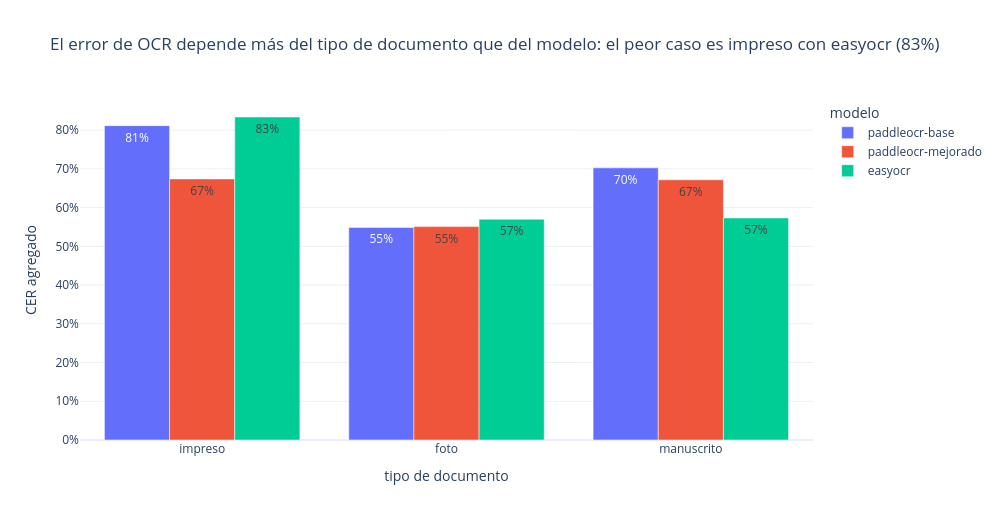

Notebook cell for this chart:
### Code cell
por_tipo = eval_ocr.groupby(["modelo", "tipo"], sort=False).apply(
    lambda g: t2.cer_corpus(eval_docs.set_index("id").loc[g["id"], "texto_referencia"], g["texto_hipotesis"])).rename("CER").reset_index()
peor = por_tipo.loc[por_tipo["CER"].idxmax()]
fig = px.bar(por_tipo, x="tipo", y="CER", color="modelo", barmode="group", text_auto=".0%",
             category_orders={"tipo": ["impreso", "foto", "manuscrito"]},
             labels={"CER": "CER agregado", "tipo": "tipo de documento"},
             title=f"El error de OCR depende más del tipo de documento que del modelo: el peor caso es "
                   f"{peor['tipo']} con {peor['modelo']} ({peor['CER']:.0%})")
fig.update_yaxes(tickformat=".0%")
t2.mostrar(fig, "04_cer_por_tipo")

### Figure 1 — Plotly figure (JSON) as saved in the notebook; plotly's stock layout.template omitted (floating-point values rounded to 4 significant figures)
{"data": [{"alignmentgroup": "True", "hovertemplate": "modelo=paddleocr-base<br>tipo de documento=%{x}<br>CER agregado=%{y}<extra></extra>", "legendgroup": "paddleocr-base", "marker": {"color": "#636efa", "pattern": {"shape": ""}}, "name": "paddleocr-base", "offsetgroup": "paddleocr-base", "orientation": "v", "showlegend": true, "textposition": "auto", "texttemplate": "%{y:.0%}", "type": "bar", "x": ["impreso", "foto", "manuscrito"], "xaxis": "x", "y": [0.8115, 0.5488, 0.7025], "yaxis": "y"}, {"alignmentgroup": "True", "hovertemplate": "modelo=paddleocr-mejorado<br>tipo de documento=%{x}<br>CER agregado=%{y}<extra></extra>", "legendgroup": "paddleocr-mejorado", "marker": {"color": "#EF553B", "pattern": {"shape": ""}}, "name": "paddleocr-mejorado", "offsetgroup": "paddleocr-mejorado", "orientation": "v", "showlegend": true, "textposition": "auto", "texttemplate": "%{y:.0%}", "type": "bar", "x": ["impreso", "foto", "manuscrito"], "xaxis": "x", "y": [0.6741, 0.5509, 0.6718], "yaxis": "y"}, {"alignmentgroup": "True", "hovertemplate": "modelo=easyocr<br>tipo de documento=%{x}<br>CER agregado=%{y}<extra></extra>", "legendgroup": "easyocr", "marker": {"color": "#00cc96", "pattern": {"shape": ""}}, "name": "easyocr", "offsetgroup": "easyocr", "orientation": "v", "showlegend": true, "textposition": "auto", "texttemplate": "%{y:.0%}", "type": "bar", "x": ["impreso", "foto", "manuscrito"], "xaxis": "x", "y": [0.8339, 0.57, 0.5732], "yaxis": "y"}], "layout": {"barmode": "group", "height": 520, "legend": {"title": {"text": "modelo"}, "tracegroupgap": 0}, "title": {"text": "El error de OCR depende más del tipo de documento que del modelo: el peor caso es impreso con easyocr (83%)"}, "width": 1000, "xaxis": {"anchor": "y", "categoryarray": ["impreso", "foto", "manuscrito"], "categoryorder": "array", "domain": [0.0, 1.0], "title": {"text": "tipo de documento"}}, "yaxis": {"anchor": "x", "domain": [0.0, 1.0], "tickformat": ".0%", "title": {"text": "CER agregado"}}}}
